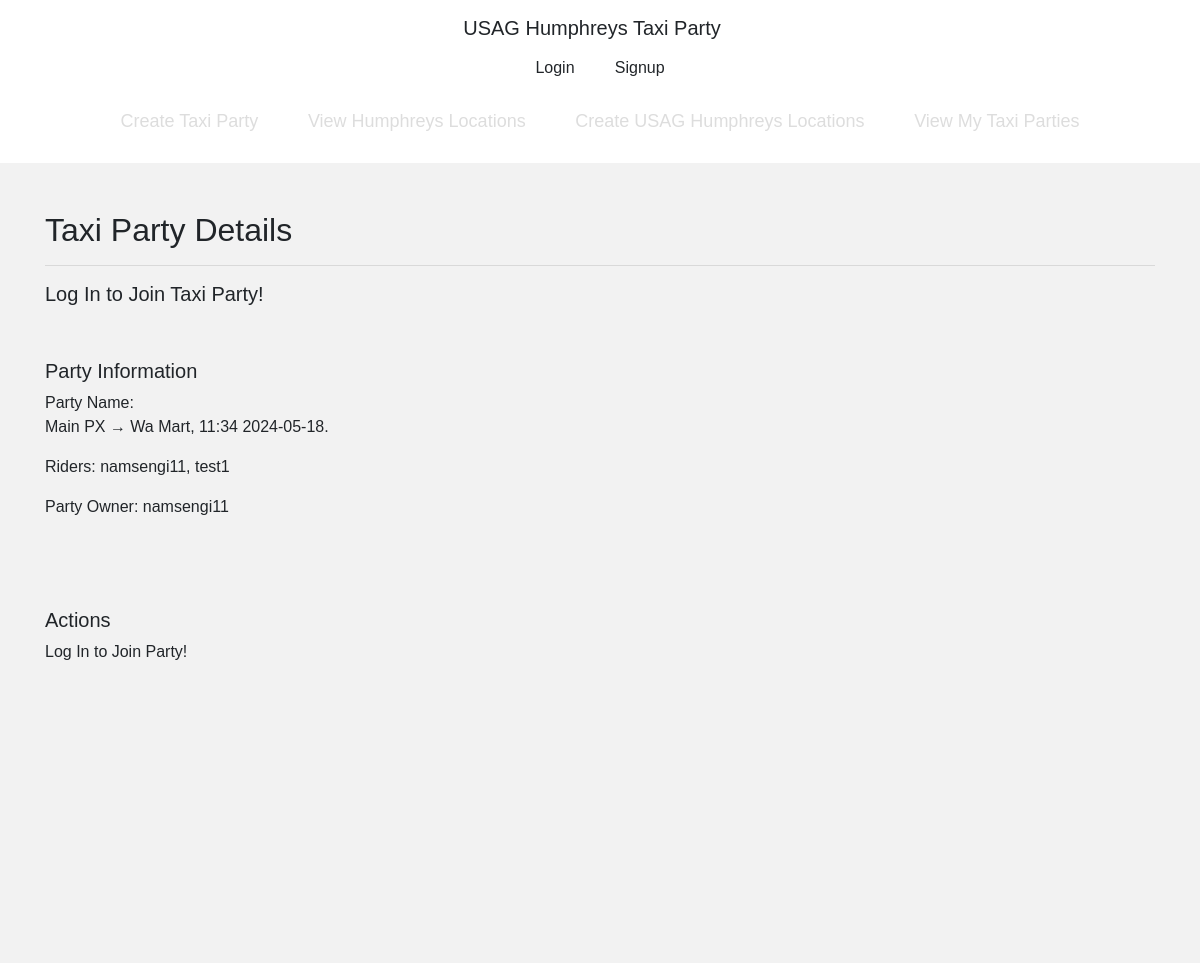
The app's page /taxiparty/2/ with its own data.
### taxiparty/models.py (models this page shows, shortened)
class TaxiParty(models.Model):
    date = models.DateField(blank=False, default=datetime.date.today())
    time = models.TimeField(blank=False, default=datetime.time(8, 00))
    origin = models.ForeignKey(Location, on_delete=models.CASCADE, related_name='origin')
    destination = models.ForeignKey(Location, on_delete=models.CASCADE, related_name='destination')
    rider = models.ManyToManyField(User, related_name='rider')
    owner = models.ForeignKey(User, null=True, blank=True, on_delete=models.CASCADE, related_name='owner')
    def riderInStr(self):
        riders = ""
        for rider in self.rider.all():
            riders += str(rider) + ", "
        return riders[:-2]
    def __str__(self) -> str:
        return f"{self.origin} → {self.destination}, {self.time.__str__()[:5]} {self.date.__str__()}."

class Location(models.Model):
    name = models.TextField(blank=False, unique=True)
    def __str__(self) -> str:
        return self.name

### user/models.py (models this page shows)
class User(AbstractUser):
   username = models.CharField(unique=True, max_length=20, verbose_name="Username", help_text="<br/>Username used to Log-in")
   name = models.TextField(null=False, max_length=30, help_text="<br/>Legal Name") # Legal name of User
   USERNAME_FIELD = 'username'

### taxiparty/views.py (the view)
# urls.py: path('taxiparty/<int:id>/', views.dynamic_lookup_view, name='taxipartydynamic'),
def dynamic_lookup_view(request, id):
    obj = get_object_or_404(TaxiParty, id=id)
    joinable = (request.user not in obj.rider.all())
    editable = (request.user == obj.owner)
    anon = request.user.is_anonymous
    user_agent = get_user_agent(request)
    context = {
        "party": obj,
        "editable": editable,
        "joinable": joinable,
        "anon": anon,
        'mobile': user_agent.is_mobile
    }
    return render(request, "partydetail.html", context)

### taxiparty/templates/partydetail.html (shortened to what this page needs)
{% extends 'base.html' %}
{% block content %}
<div class="container mt-4">
    <h2 class="home-title">Taxi Party Details</h1>
    <hr>
    {% if anon %}
        <h5>Log In to Join Taxi Party!</h5>
    {% endif %}
    <div style="margin-bottom: 4%;">
        <div class="login-container" style="padding-top: 4%; padding-bottom: 4%;">
            <h5 class="home-title">Party Information</h5>
            <p class="card-text">Party Name: </br> {{ party }}</p>
            <p class="card-text">Riders: {{ party.riderInStr }}</p>
            <p class="card-text">Party Owner: {{ party.owner }}</p>
        </div>
    </div>
    <div class="login-container">
        <h5 class="home-title">Actions</h5>
        <div>
            {% if anon %}
            <div class="party-row">Log In to Join Party!</div>
            {% endif %}
        </div>
    </div>
</div>
{% endblock %}

### static/css/mystyle.css (style rules this page uses)
html, body { font-family: Arial, sans-serif; height: 100%; margin: 0; }

### records on screen
TaxiParty: origin+destination+time "Main PX → Wa Mart, 11:34 2024-05-18.", riderInStr "namsengi11, test1", owner "namsengi11"
